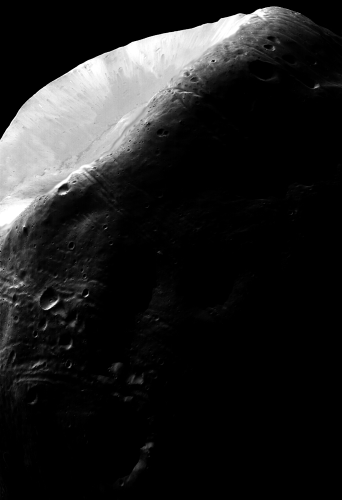
#> input picture part1/Q4/question4.tif, 342 x 500 px
$ python Q6.py
#> lines starting #> are read from the running program, lines starting #| are printed output that depends on the picture
import numpy as np
from PIL import Image
import matplotlib.pyplot as plt
import os

def manual_laplacian_sharpening(image_path, scale=1.0):
#> called with image_path = 'part1/Q6/../Q4/question4.tif', scale = 1
    img = Image.open(image_path)
#> img is the input picture: PIL image 342x500 L; min 0, max 255, mean 31.8
    img_array = np.array(img, dtype=np.float32)

    if img_array.ndim == 3:
        R, G, B = img_array[:,:,0], img_array[:,:,1], img_array[:,:,2]
        gray_array = (0.2989 * R + 0.5870 * G + 0.1140 * B).astype(np.uint8)
    elif img_array.ndim == 2:
        gray_array = img_array
    else:
        raise ValueError("Unsupported image format")

    rows, cols = img_array.shape
#> rows = 500; cols = 342

    laplacian_mask = np.array([[ 0, -1,  0],
                               [-1,  4, -1],
                               [ 0, -1,  0]], dtype=np.float32)

    edges = np.zeros_like(img_array)

    for i in range(1, rows - 1):
        for j in range(1, cols - 1):
            region = img_array[i-1:i+2, j-1:j+2]
            edges[i, j] = np.sum(region * laplacian_mask)
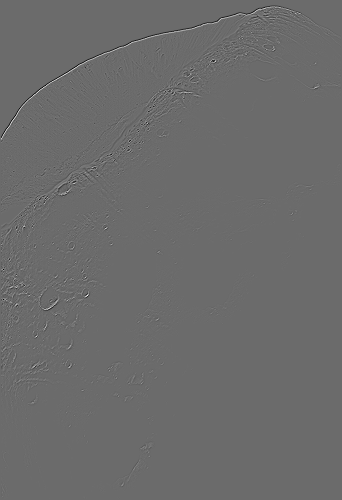
#> edges: shape (500, 342) float32; min -365, max 499, mean 0; drawn with min black and max white

    sharpened_array = img_array + (scale * edges)
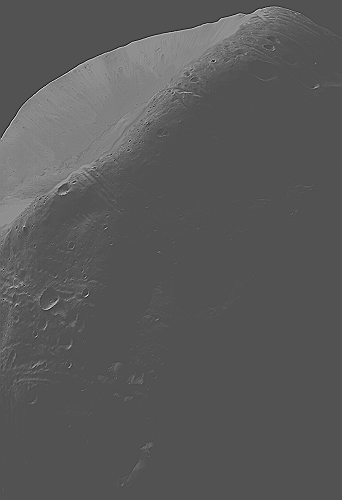
#> sharpened_array: shape (500, 342) float32; min -341, max 716, mean 31.8; drawn with min black and max white
    sharpened_array = np.clip(sharpened_array, 0, 255).astype(np.uint8)
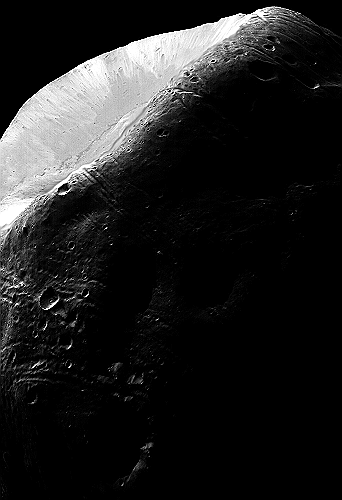
#> sharpened_array: shape (500, 342); min 0, max 255, mean 32.2
    edges_clipped = np.clip(edges, 0, 255).astype(np.uint8)
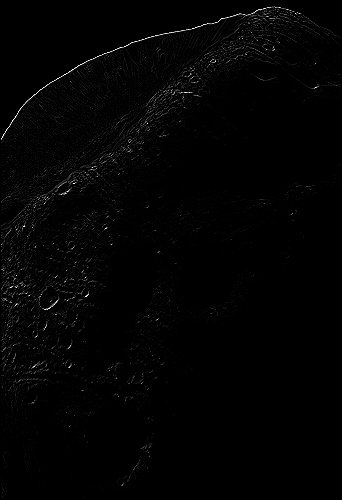
#> edges_clipped: shape (500, 342); min 0, max 255, mean 2.9

    return img_array.astype(np.uint8), edges_clipped, sharpened_array

image_path = os.path.join(os.path.dirname(__file__), '..', 'Q4', 'question4.tif')
img_orig, img_edges, img_sharp = manual_laplacian_sharpening(image_path, scale=1.0)

fig, axes = plt.subplots(1, 3, figsize=(15, 5))

axes[0].imshow(img_orig, cmap='gray')
axes[0].set_title('Original Image')
axes[0].axis('off')

axes[1].imshow(img_edges, cmap='gray')
axes[1].set_title('Laplacian Edges')
axes[1].axis('off')

axes[2].imshow(img_sharp, cmap='gray')
axes[2].set_title('Sharpened Image')
axes[2].axis('off')

plt.tight_layout()
plt.show()
